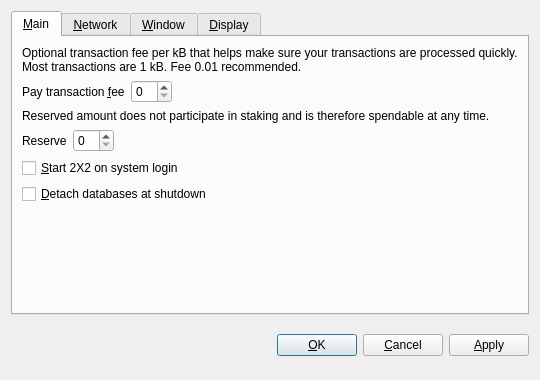
<?xml version="1.0" encoding="UTF-8"?>
<ui version="4.0">
 <class>OptionsDialog</class>
 <widget class="QDialog" name="OptionsDialog">
  <property name="geometry">
   <rect>
    <x>0</x>
    <y>0</y>
    <width>540</width>
    <height>380</height>
   </rect>
  </property>
  <property name="windowTitle">
   <string>Options</string>
  </property>
  <property name="modal">
   <bool>true</bool>
  </property>
  <layout class="QVBoxLayout" name="verticalLayout">
   <item>
    <widget class="QTabWidget" name="tabWidget">
     <property name="tabPosition">
      <enum>QTabWidget::North</enum>
     </property>
     <property name="currentIndex">
      <number>0</number>
     </property>
     <widget class="QWidget" name="tabMain">
      <attribute name="title">
       <string>&amp;Main</string>
      </attribute>
      <layout class="QVBoxLayout" name="verticalLayout_Main">
       <item>
        <widget class="QLabel" name="transactionFeeInfoLabel">
         <property name="text">
          <string>Optional transaction fee per kB that helps make sure your transactions are processed quickly. Most transactions are 1 kB. Fee 0.01 recommended.</string>
         </property>
         <property name="textFormat">
          <enum>Qt::PlainText</enum>
         </property>
         <property name="wordWrap">
          <bool>true</bool>
         </property>
        </widget>
       </item>
       <item>
        <layout class="QHBoxLayout" name="horizontalLayoutFee">
         <item>
          <widget class="QLabel" name="transactionFeeLabel">
           <property name="text">
            <string>Pay transaction &amp;fee</string>
           </property>
           <property name="textFormat">
            <enum>Qt::PlainText</enum>
           </property>
           <property name="buddy">
            <cstring>transactionFee</cstring>
           </property>
          </widget>
         </item>
         <item>
          <widget class="BitcoinAmountField" name="transactionFee"/>
         </item>
         <item>
          <spacer name="horizontalSpacerFee">
           <property name="orientation">
            <enum>Qt::Horizontal</enum>
           </property>
           <property name="sizeHint" stdset="0">
            <size>
             <width>40</width>
             <height>20</height>
            </size>
           </property>
          </spacer>
         </item>
        </layout>
       </item>
       <item>
        <widget class="QLabel" name="reserveBalanceInfoLabel">
         <property name="text">
          <string>Reserved amount does not participate in staking and is therefore spendable at any time.</string>
         </property>
         <property name="textFormat">
          <enum>Qt::PlainText</enum>
         </property>
         <property name="wordWrap">
          <bool>true</bool>
         </property>
        </widget>
       </item>
       <item>
        <layout class="QHBoxLayout" name="horizontalLayoutReserveBalance">
         <item>
          <widget class="QLabel" name="reserveBalanceLabel">
           <property name="text">
            <string>Reserve</string>
           </property>
           <property name="textFormat">
            <enum>Qt::PlainText</enum>
           </property>
           <property name="buddy">
            <cstring>reserveBalance</cstring>
           </property>
          </widget>
         </item>
         <item>
          <widget class="BitcoinAmountField" name="reserveBalance"/>
         </item>
         <item>
          <spacer name="horizontalSpacerReserveBalance">
           <property name="orientation">
            <enum>Qt::Horizontal</enum>
           </property>
           <property name="sizeHint" stdset="0">
            <size>
             <width>40</width>
             <height>20</height>
            </size>
           </property>
          </spacer>
         </item>
        </layout>
       </item>
       <item>
        <widget class="QCheckBox" name="bitcoinAtStartup">
         <property name="toolTip">
          <string>Automatically start 2X2 after logging in to the system.</string>
         </property>
         <property name="text">
          <string>&amp;Start 2X2 on system login</string>
         </property>
        </widget>
       </item>
       <item>
        <widget class="QCheckBox" name="detachDatabases">
         <property name="toolTip">
          <string>Detach block and address databases at shutdown. This means they can be moved to another data directory, but it slows down shutdown. The wallet is always detached.</string>
         </property>
         <property name="text">
          <string>&amp;Detach databases at shutdown</string>
         </property>
        </widget>
       </item>
       <item>
        <spacer name="verticalSpacer_Main">
         <property name="orientation">
          <enum>Qt::Vertical</enum>
         </property>
         <property name="sizeHint" stdset="0">
          <size>
           <width>20</width>
           <height>40</height>
          </size>
         </property>
        </spacer>
       </item>
      </layout>
     </widget>
     <widget class="QWidget" name="tabNetwork">
      <attribute name="title">
       <string>&amp;Network</string>
      </attribute>
      <layout class="QVBoxLayout" name="verticalLayout_Network">
       <item>
        <widget class="QCheckBox" name="mapPortUpnp">
         <property name="toolTip">
          <string>Automatically open the 2X2 client port on the router. This only works when your router supports UPnP and it is enabled.</string>
         </property>
         <property name="text">
          <string>Map port using &amp;UPnP</string>
         </property>
        </widget>
       </item>
       <item>
        <widget class="QCheckBox" name="connectSocks">
         <property name="toolTip">
          <string>Connect to the 2X2 network through a SOCKS proxy (e.g. when connecting through Tor).</string>
         </property>
         <property name="text">
          <string>&amp;Connect through SOCKS proxy:</string>
         </property>
        </widget>
       </item>
       <item>
        <layout class="QHBoxLayout" name="horizontalLayout_Network">
         <item>
          <widget class="QLabel" name="proxyIpLabel">
           <property name="text">
            <string>Proxy &amp;IP:</string>
           </property>
           <property name="textFormat">
            <enum>Qt::PlainText</enum>
           </property>
           <property name="buddy">
            <cstring>proxyIp</cstring>
           </property>
          </widget>
         </item>
         <item>
          <widget class="QValidatedLineEdit" name="proxyIp">
           <property name="maximumSize">
            <size>
             <width>140</width>
             <height>16777215</height>
            </size>
           </property>
           <property name="toolTip">
            <string>IP address of the proxy (e.g. 127.0.0.1)</string>
           </property>
          </widget>
         </item>
         <item>
          <widget class="QLabel" name="proxyPortLabel">
           <property name="text">
            <string>&amp;Port:</string>
           </property>
           <property name="textFormat">
            <enum>Qt::PlainText</enum>
           </property>
           <property name="buddy">
            <cstring>proxyPort</cstring>
           </property>
          </widget>
         </item>
         <item>
          <widget class="QLineEdit" name="proxyPort">
           <property name="maximumSize">
            <size>
             <width>55</width>
             <height>16777215</height>
            </size>
           </property>
           <property name="toolTip">
            <string>Port of the proxy (e.g. 9050)</string>
           </property>
          </widget>
         </item>
         <item>
          <widget class="QLabel" name="socksVersionLabel">
           <property name="text">
            <string>SOCKS &amp;Version:</string>
           </property>
           <property name="textFormat">
            <enum>Qt::PlainText</enum>
           </property>
           <property name="buddy">
            <cstring>socksVersion</cstring>
           </property>
          </widget>
         </item>
         <item>
          <widget class="QValueComboBox" name="socksVersion">
           <property name="toolTip">
            <string>SOCKS version of the proxy (e.g. 5)</string>
           </property>
          </widget>
         </item>
         <item>
          <spacer name="horizontalSpacer_Network">
           <property name="orientation">
            <enum>Qt::Horizontal</enum>
           </property>
           <property name="sizeHint" stdset="0">
            <size>
             <width>40</width>
             <height>20</height>
            </size>
           </property>
          </spacer>
         </item>
        </layout>
       </item>
       <item>
        <spacer name="verticalSpacer_Network">
         <property name="orientation">
          <enum>Qt::Vertical</enum>
         </property>
         <property name="sizeHint" stdset="0">
          <size>
           <width>20</width>
           <height>40</height>
          </size>
         </property>
        </spacer>
       </item>
      </layout>
     </widget>
     <widget class="QWidget" name="tabWindow">
      <attribute name="title">
       <string>&amp;Window</string>
      </attribute>
      <layout class="QVBoxLayout" name="verticalLayout_Window">
       <item>
        <widget class="QCheckBox" name="minimizeToTray">
         <property name="toolTip">
          <string>Show only a tray icon after minimizing the window.</string>
         </property>
         <property name="text">
          <string>&amp;Minimize to the tray instead of the taskbar</string>
         </property>
        </widget>
       </item>
       <item>
        <widget class="QCheckBox" name="minimizeOnClose">
         <property name="toolTip">
          <string>Minimize instead of exit the application when the window is closed. When this option is enabled, the application will be closed only after selecting Quit in the menu.</string>
         </property>
         <property name="text">
          <string>M&amp;inimize on close</string>
         </property>
        </widget>
       </item>
       <item>
        <spacer name="verticalSpacer_Window">
         <property name="orientation">
          <enum>Qt::Vertical</enum>
         </property>
         <property name="sizeHint" stdset="0">
          <size>
           <width>20</width>
           <height>40</height>
          </size>
         </property>
        </spacer>
       </item>
      </layout>
     </widget>
     <widget class="QWidget" name="tabDisplay">
      <attribute name="title">
       <string>&amp;Display</string>
      </attribute>
      <layout class="QVBoxLayout" name="verticalLayout_Display">
       <item>
        <layout class="QHBoxLayout" name="horizontalLayout_1_Display">
         <item>
          <widget class="QLabel" name="langLabel">
           <property name="text">
            <string>User Interface &amp;language:</string>
           </property>
           <property name="textFormat">
            <enum>Qt::PlainText</enum>
           </property>
           <property name="buddy">
            <cstring>lang</cstring>
           </property>
          </widget>
         </item>
         <item>
          <widget class="QValueComboBox" name="lang">
           <property name="toolTip">
            <string>The user interface language can be set here. This setting will take effect after restarting 2X2.</string>
           </property>
          </widget>
         </item>
        </layout>
       </item>
       <item>
        <layout class="QHBoxLayout" name="horizontalLayout_2_Display">
         <item>
          <widget class="QLabel" name="unitLabel">
           <property name="text">
            <string>&amp;Unit to show amounts in:</string>
           </property>
           <property name="textFormat">
            <enum>Qt::PlainText</enum>
           </property>
           <property name="buddy">
            <cstring>unit</cstring>
           </property>
          </widget>
         </item>
         <item>
          <widget class="QValueComboBox" name="unit">
           <property name="toolTip">
            <string>Choose the default subdivision unit to show in the interface and when sending coins.</string>
           </property>
          </widget>
         </item>
        </layout>
       </item>
       <item>
        <widget class="QCheckBox" name="displayAddresses">
         <property name="toolTip">
          <string>Whether to show 2X2 addresses in the transaction list or not.</string>
         </property>
         <property name="text">
          <string>&amp;Display addresses in transaction list</string>
         </property>
        </widget>
       </item>
       <item>
        <widget class="QCheckBox" name="coinControlFeatures">
         <property name="toolTip">
          <string>Whether to show coin control features or not.</string>
         </property>
         <property name="text">
          <string>Display coin &amp;control features (experts only!)</string>
         </property>
        </widget>
       </item>
       <item>
        <spacer name="verticalSpacer_Display">
         <property name="orientation">
          <enum>Qt::Vertical</enum>
         </property>
         <property name="sizeHint" stdset="0">
          <size>
           <width>20</width>
           <height>40</height>
          </size>
         </property>
        </spacer>
       </item>
      </layout>
     </widget>
    </widget>
   </item>
   <item>
    <layout class="QHBoxLayout" name="horizontalLayout_Buttons">
     <item>
      <spacer name="horizontalSpacer_1">
       <property name="orientation">
        <enum>Qt::Horizontal</enum>
       </property>
       <property name="sizeHint" stdset="0">
        <size>
         <width>40</width>
         <height>48</height>
        </size>
       </property>
      </spacer>
     </item>
     <item>
      <widget class="QLabel" name="statusLabel">
       <property name="font">
        <font>
         <weight>75</weight>
         <bold>true</bold>
        </font>
       </property>
       <property name="text">
        <string/>
       </property>
       <property name="textFormat">
        <enum>Qt::PlainText</enum>
       </property>
       <property name="wordWrap">
        <bool>true</bool>
       </property>
      </widget>
     </item>
     <item>
      <spacer name="horizontalSpacer_2">
       <property name="orientation">
        <enum>Qt::Horizontal</enum>
       </property>
       <property name="sizeHint" stdset="0">
        <size>
         <width>40</width>
         <height>48</height>
        </size>
       </property>
      </spacer>
     </item>
     <item>
      <widget class="QPushButton" name="okButton">
       <property name="text">
        <string>&amp;OK</string>
       </property>
      </widget>
     </item>
     <item>
      <widget class="QPushButton" name="cancelButton">
       <property name="text">
        <string>&amp;Cancel</string>
       </property>
       <property name="autoDefault">
        <bool>false</bool>
       </property>
      </widget>
     </item>
     <item>
      <widget class="QPushButton" name="applyButton">
       <property name="text">
        <string>&amp;Apply</string>
       </property>
       <property name="autoDefault">
        <bool>false</bool>
       </property>
      </widget>
     </item>
    </layout>
   </item>
  </layout>
 </widget>
 <customwidgets>
  <customwidget>
   <class>BitcoinAmountField</class>
   <extends>QSpinBox</extends>
   <header>bitcoinamountfield.h</header>
  </customwidget>
  <customwidget>
   <class>QValueComboBox</class>
   <extends>QComboBox</extends>
   <header>qvaluecombobox.h</header>
  </customwidget>
  <customwidget>
   <class>QValidatedLineEdit</class>
   <extends>QLineEdit</extends>
   <header>qvalidatedlineedit.h</header>
  </customwidget>
 </customwidgets>
 <resources/>
 <connections/>
</ui>
